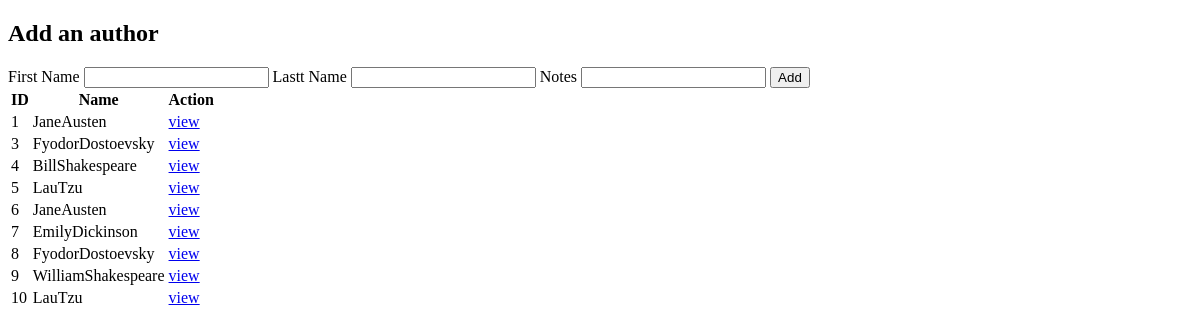
The app's page /authors, older data.
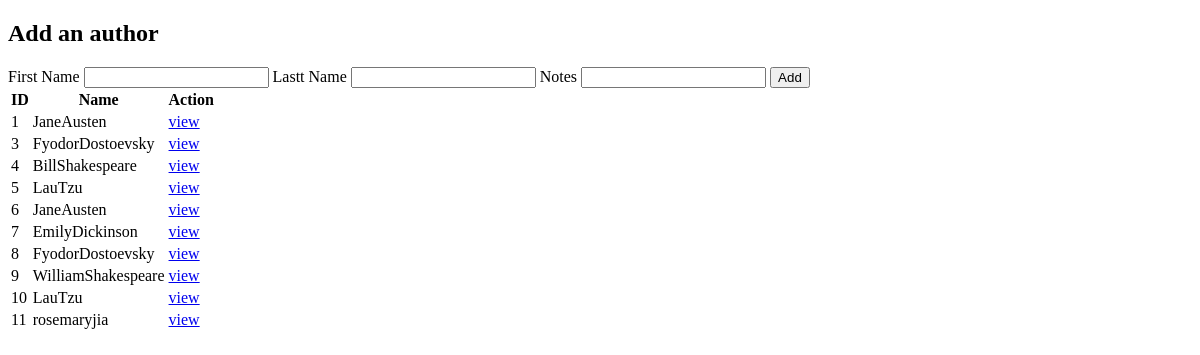
The same page, newer data.
### books_authors_app/models.py (models this page shows)
class Author(models.Model):
    first_name = models.CharField(max_length=45)
    last_name = models.CharField(max_length=45)
    books = models.ManyToManyField(Book, related_name="authors")
    notes = models.TextField()
    created_at = models.DateTimeField(auto_now_add=True)
    updated_at = models.DateTimeField(auto_now=True)

### books_authors_app/views.py (the view)
# urls.py: path('authors', views.authors),
def authors(request):
    context = {
        'all_authors': Author.objects.all(),
    }
    return render(request, "authors.html", context)

### books_authors_app/templates/authors.html (shortened to what this page needs)
<!DOCTYPE html>
<html lang="en">
<head>
</head>
<body>
    <div class="row row-cols-1 row-cols-md-2">
        <div class="col" >
            <div class="card">
          <h2>Add an author</h2>
          <form action="/authors/add" method="POST">
            <label for="f_name">First Name</label>
            <input type="text" name="f_name" />
            <label for="_name">Lastt Name</label>
            <input type="text" name="l_name" />
            <label for="notes">Notes</label>
            <input type="textarea" name="notes" />
            <input type="submit" value="Add" />
          </form>
          </div>
        </div>
    <div class="col" >
        <div class="card">
      <form action="#" method="POST">
        <table class="table table-striped">
          <thead>
            <th>ID</th>
            <th>Name</th>
            <th>Action</th>
          </thead>
          <tbody>
            {% for author in all_authors %}
            <tr>
              <td>{{author.id}}</td>
              <td>{{author.first_name}}{{author.last_name}}</td>
              <td><a href="/authors/{{author.id}}" class="card-link">view</a></td>
            </tr>
            {% endfor %}
          </tbody>
        </table>
      </form>
  </div>
</div>
</body>
</html>

Row changes from the older to the newer data that the page shows:
added Author: id "11", first_name "rosemary", last_name "jia"
